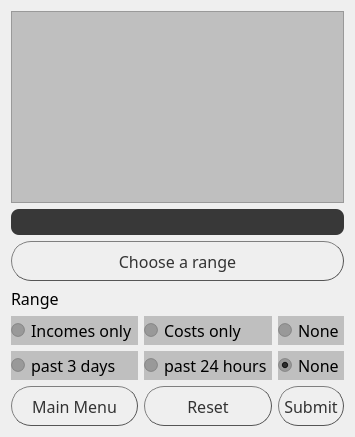
      <widget class="QWidget" name="tabSearch">
       <attribute name="title">
        <string>Search</string>
       </attribute>
       <layout class="QGridLayout" name="gridLayout_9">
        <item row="6" column="0">
         <widget class="QPushButton" name="buttonBackFromSearch">
          <property name="minimumSize">
           <size>
            <width>40</width>
            <height>40</height>
           </size>
          </property>
          <property name="font">
           <font>
            <family>Impact</family>
            <pointsize>12</pointsize>
           </font>
          </property>
          <property name="styleSheet">
           <string notr="true">QPushButton {
color: #333;
border: 1px solid #555;
border-radius: 20px;
border-style: outset;
background: qradialgradient(
cx: 0.3, cy: -0.4, fx: 0.3, fy: -0.4,
radius: 1, stop: 0 #fff, stop: 1 #888
);
padding: 5px;
}

QPushButton:hover {
background: qradialgradient(
cx: 0.3, cy: -0.4, fx: 0.3, fy: -0.4,
radius: 1.35, stop: 0 #fff, stop: 1 #bbb
);
}</string>
          </property>
          <property name="text">
           <string>Main Menu</string>
          </property>
         </widget>
        </item>
        <item row="4" column="0">
         <widget class="QRadioButton" name="radioSearchIncomesOnly">
          <property name="font">
           <font>
            <family>Impact</family>
            <pointsize>12</pointsize>
           </font>
          </property>
          <property name="styleSheet">
           <string notr="true">background-color:rgba(0,0,0,20%);</string>
          </property>
          <property name="text">
           <string>Incomes only</string>
          </property>
         </widget>
        </item>
        <item row="5" column="1">
         <widget class="QRadioButton" name="radioSearchPast1">
          <property name="font">
           <font>
            <family>Impact</family>
            <pointsize>12</pointsize>
           </font>
          </property>
          <property name="styleSheet">
           <string notr="true">background-color:rgba(0,0,0,20%);</string>
          </property>
          <property name="text">
           <string>past 24 hours</string>
          </property>
         </widget>
        </item>
        <item row="4" column="1">
         <widget class="QRadioButton" name="radioSearchCostsOnly">
          <property name="font">
           <font>
            <family>Impact</family>
            <pointsize>12</pointsize>
           </font>
          </property>
          <property name="styleSheet">
           <string notr="true">background-color:rgba(0,0,0,20%);</string>
          </property>
          <property name="text">
           <string>Costs only</string>
          </property>
         </widget>
        </item>
        <item row="5" column="0">
         <widget class="QRadioButton" name="radioSearchPast3">
          <property name="font">
           <font>
            <family>Impact</family>
            <pointsize>12</pointsize>
           </font>
          </property>
          <property name="styleSheet">
           <string notr="true">background-color:rgba(0,0,0,20%);</string>
          </property>
          <property name="text">
           <string>past 3 days</string>
          </property>
         </widget>
        </item>
        <item row="4" column="2">
         <widget class="QRadioButton" name="radioSearchNone1">
          <property name="font">
           <font>
            <family>Impact</family>
            <pointsize>12</pointsize>
           </font>
          </property>
          <property name="styleSheet">
           <string notr="true">background-color:rgba(0,0,0,20%);</string>
          </property>
          <property name="text">
           <string>None</string>
          </property>
          <property name="checked">
           <bool>false</bool>
          </property>
         </widget>
        </item>
        <item row="6" column="2">
         <widget class="QPushButton" name="buttonSearchSubmit">
          <property name="minimumSize">
           <size>
            <width>40</width>
            <height>40</height>
           </size>
          </property>
          <property name="font">
           <font>
            <family>Impact</family>
            <pointsize>12</pointsize>
           </font>
          </property>
          <property name="styleSheet">
           <string notr="true">QPushButton {
color: #333;
border: 1px solid #555;
border-radius: 20px;
border-style: outset;
background: qradialgradient(
cx: 0.3, cy: -0.4, fx: 0.3, fy: -0.4,
radius: 1, stop: 0 #fff, stop: 1 #888
);
padding: 5px;
}

QPushButton:hover {
background: qradialgradient(
cx: 0.3, cy: -0.4, fx: 0.3, fy: -0.4,
radius: 1.35, stop: 0 #fff, stop: 1 #bbb
);
}</string>
          </property>
          <property name="text">
           <string>Submit</string>
          </property>
         </widget>
        </item>
        <item row="1" column="0" colspan="3">
         <widget class="QLineEdit" name="lineSearch">
          <property name="styleSheet">
           <string notr="true">QLineEdit {
	color: rgb(56, 56, 56);
	color: rgb(255,255,255);
  	border-radius: 8px;
  	padding: 5px 15px;
  	background-color:#383838
}

QLineEdit:hover {
  border: 1px solid #e0e4e7;

}

QLineEdit::focus{
  border: 1px solid #e0e4e7;
}</string>
          </property>
         </widget>
        </item>
        <item row="2" column="0" colspan="3">
         <widget class="QPushButton" name="buttonSearchRange">
          <property name="minimumSize">
           <size>
            <width>40</width>
            <height>40</height>
           </size>
          </property>
          <property name="font">
           <font>
            <family>Impact</family>
            <pointsize>12</pointsize>
           </font>
          </property>
          <property name="styleSheet">
           <string notr="true">QPushButton {
color: #333;
border: 1px solid #555;
border-radius: 20px;
border-style: outset;
background: qradialgradient(
cx: 0.3, cy: -0.4, fx: 0.3, fy: -0.4,
radius: 1, stop: 0 #fff, stop: 1 #888
);
padding: 5px;
}

QPushButton:hover {
background: qradialgradient(
cx: 0.3, cy: -0.4, fx: 0.3, fy: -0.4,
radius: 1.35, stop: 0 #fff, stop: 1 #bbb
);
}</string>
          </property>
          <property name="text">
           <string>Choose a range</string>
          </property>
         </widget>
        </item>
        <item row="5" column="2">
         <widget class="QRadioButton" name="radioSearchNone2">
          <property name="font">
           <font>
            <family>Impact</family>
            <pointsize>12</pointsize>
           </font>
          </property>
          <property name="styleSheet">
           <string notr="true">background-color:rgba(0,0,0,20%);</string>
          </property>
          <property name="text">
           <string>None</string>
          </property>
          <property name="checked">
           <bool>true</bool>
          </property>
         </widget>
        </item>
        <item row="0" column="0" colspan="3">
         <widget class="QListView" name="listViewSearch">
          <property name="styleSheet">
           <string notr="true">background-color:rgba(0,0,0,20%);</string>
          </property>
         </widget>
        </item>
        <item row="6" column="1">
         <widget class="QPushButton" name="buttonSearchReset">
          <property name="minimumSize">
           <size>
            <width>40</width>
            <height>40</height>
           </size>
          </property>
          <property name="font">
           <font>
            <family>Impact</family>
            <pointsize>12</pointsize>
           </font>
          </property>
          <property name="styleSheet">
           <string notr="true">QPushButton {
color: #333;
border: 1px solid #555;
border-radius: 20px;
border-style: outset;
background: qradialgradient(
cx: 0.3, cy: -0.4, fx: 0.3, fy: -0.4,
radius: 1, stop: 0 #fff, stop: 1 #888
);
padding: 5px;
}

QPushButton:hover {
background: qradialgradient(
cx: 0.3, cy: -0.4, fx: 0.3, fy: -0.4,
radius: 1.35, stop: 0 #fff, stop: 1 #bbb
);
}</string>
          </property>
          <property name="text">
           <string>Reset</string>
          </property>
         </widget>
        </item>
        <item row="3" column="0" colspan="3">
         <widget class="QLabel" name="labelSearchRange">
          <property name="font">
           <font>
            <family>Impact</family>
            <pointsize>12</pointsize>
           </font>
          </property>
          <property name="text">
           <string>Range</string>
          </property>
         </widget>
        </item>
       </layout>
      </widget>
